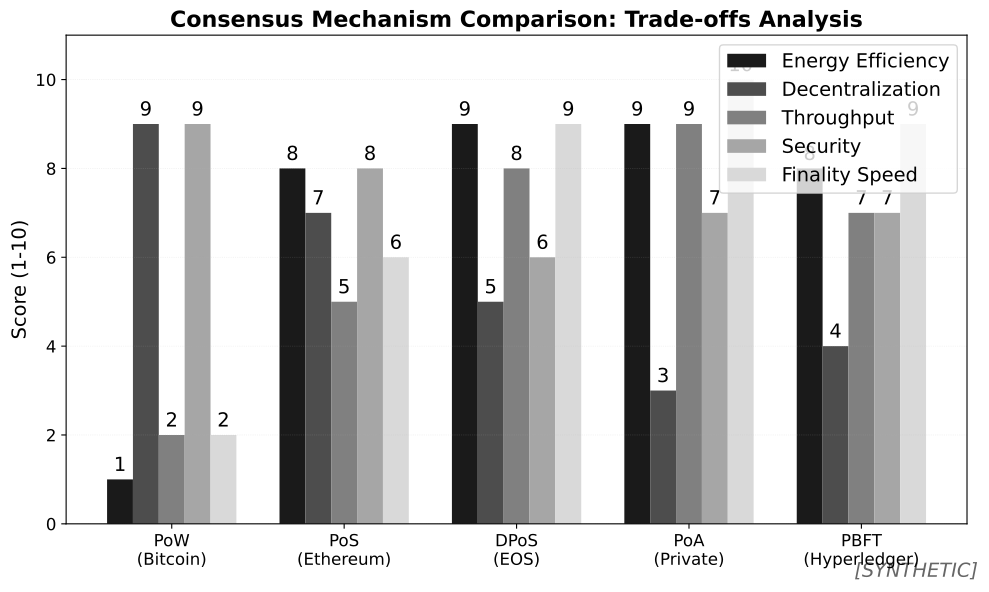

Generate this figure with Python:
"""
Consensus Mechanism Comparison
Compares PoW, PoS, DPoS, and other consensus mechanisms
[SYNTHETIC DATA]
"""

import matplotlib.pyplot as plt
import numpy as np
from pathlib import Path

# Chart metadata for QuantLet integration
CHART_METADATA = {
    'title': 'Consensus Mechanism Comparison - Key Metrics',
    'url': 'https://github.com/Digital-AI-Finance/Blockchain_Crypto/tree/main/charts/consensus_comparison'
}

# Set font sizes (MANDATORY)
plt.rcParams.update({
    'font.size': 14,
    'axes.labelsize': 14,
    'axes.titlesize': 16,
    'xtick.labelsize': 12,
    'ytick.labelsize': 12,
    'legend.fontsize': 12
})

# Data (synthetic, representative values)
mechanisms = ['PoW\n(Bitcoin)', 'PoS\n(Ethereum)', 'DPoS\n(EOS)', 'PoA\n(Private)', 'PBFT\n(Hyperledger)']

# Metrics (1-10 scale)
energy_efficiency = [1, 8, 9, 9, 8]
decentralization = [9, 7, 5, 3, 4]
throughput = [2, 5, 8, 9, 7]
security = [9, 8, 6, 7, 7]
finality_speed = [2, 6, 9, 10, 9]

x = np.arange(len(mechanisms))
width = 0.15

fig, ax = plt.subplots(figsize=(10, 6))

# Grayscale-friendly colors
colors = ['#1a1a1a', '#4d4d4d', '#808080', '#a6a6a6', '#d9d9d9']

bars1 = ax.bar(x - 2*width, energy_efficiency, width, label='Energy Efficiency', color=colors[0])
bars2 = ax.bar(x - width, decentralization, width, label='Decentralization', color=colors[1])
bars3 = ax.bar(x, throughput, width, label='Throughput', color=colors[2])
bars4 = ax.bar(x + width, security, width, label='Security', color=colors[3])
bars5 = ax.bar(x + 2*width, finality_speed, width, label='Finality Speed', color=colors[4])

ax.set_ylabel('Score (1-10)')
ax.set_title('Consensus Mechanism Comparison: Trade-offs Analysis', fontweight='bold')
ax.set_xticks(x)
ax.set_xticklabels(mechanisms)
ax.legend(loc='upper right', fontsize=14)
ax.set_ylim(0, 11)
ax.grid(axis='y', alpha=0.3, linestyle=':', linewidth=0.5)

# Add value labels on bars
for bars in [bars1, bars2, bars3, bars4, bars5]:
    for bar in bars:
        height = bar.get_height()
        if height > 0:
            ax.text(bar.get_x() + bar.get_width()/2., height + 0.1,
                    f'{int(height)}', ha='center', va='bottom', fontsize=14)

# Add note about synthetic data
fig.text(0.99, 0.01, '[SYNTHETIC]', ha='right', va='bottom', fontsize=14, style='italic', alpha=0.6)

plt.tight_layout()

# Save as PDF
output_path = Path(__file__).parent / 'chart.pdf'
plt.savefig(output_path, bbox_inches='tight', dpi=300)
print(f"Chart saved to: {output_path.absolute()}")

plt.close()
